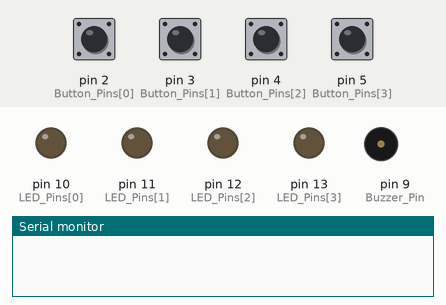
This sketch was run on a simulated Arduino Uno, built with avr-gcc and run on an emulated ATmega328P. On the bench: output pins drawn as LEDs (lit = HIGH), buzzer (waves = sounding), the last lines printed to the serial monitor. Inputs (shaded band) come from the test bench; at power-on: pin 2 (Button_Pins[0]), pin 3 (Button_Pins[1]), pin 4 (Button_Pins[2]), pin 5 (Button_Pins[3]) LOW. Random numbers use the default seed unless the sketch sets one.

Above: at 0.1 s.
At 0.57 s:
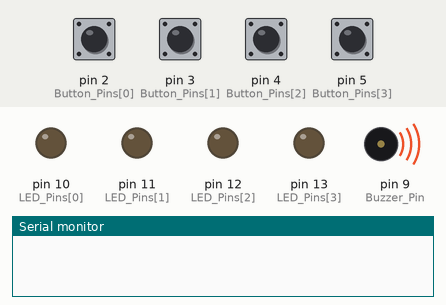
At 1.5 s:
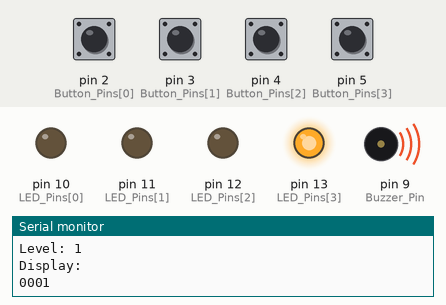
At 2.0 s:
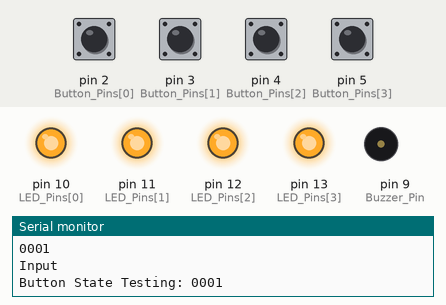
Timing chart, 0 to 3.5 s (numbered marks = the images above):
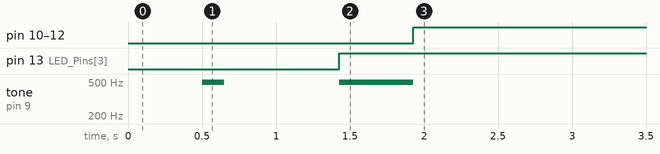

The sketch:

Simon_Game.ino
```cpp
const int Button_Pins[] = {2,3,4,5};    //Pushbutton pins
const int LED_Pins[] =  {10,11,12,13};  // LED pins
const int Buzzer_Pin = 9;               //Buzzer pin

const char Notes[] = {"cegb"};

int Button_State[] = {0, 0, 0, 0};
int Previous_Button_State[] = {0, 0, 0, 0};
int level = 1; //Initialises the current level (and associated code sequence)


void setup()
{
  for(int x = 0; x < 4; x++)
  {
    // Set up the pushbutton pins to be an input:
    pinMode(Button_Pins[x], INPUT);

    // Set up the LED pins to be an ouput
    pinMode(LED_Pins[x], OUTPUT);
  }

  // Set up the Buzzer pin as an output
  pinMode(Buzzer_Pin, OUTPUT);

  // Initialises the serial communication.
  Serial.begin(9600);
}


void loop()
{
  int Random_Array[100]; // Initialises the random array with a defining limit of 100 levels
  int Delay_Time = 500;
  int Button_State_Test[] = {0,0,0,0};
  int error_made = 0;


  // Begin
  delay(500);
  char levels[] = "b";
  for (int i = 0; i < level; i++)
  {
    tone(Buzzer_Pin, frequency(levels[0]), 150);
    delay(300);
  }
  delay(500);

  // Generate the random code
  Serial.print("Generate: ");
  Serial.println();
  Serial.print("Level: ");
  Serial.print(level);
  Serial.println();


  for(int x = 0; x < level; x++)
  {
    Random_Array[x] = random(4);
  }
  Serial.println();


  // Display the random code
  Serial.print("Display: ");
  Serial.println();
  for(int x = 0; x < level; x++)
  {
    delay(Delay_Time/4);
    for(int y = 0; y < 4; y++)
    {
      if(Random_Array[x] == y)
      {
        Button_State[y] = 1;
      }
      else
      {
        Button_State[y] = 0;
      }
    }
    LED_Update();
    Play_Tone();
    Serial_State();
    Button_State_Update();
    Button_State_Change();
    delay(Delay_Time);
    LED_Update();
  }

  Button_State_Update();
  LED_Update();


  // Input and comparison to random code
  Serial.print("Input");
  Serial.println();
  for(int x = 0; x < level; x++)
  {
    Serial.print("Button State Testing: ");
    for(int y = 0; y < 4; y++)
    {
      if(Random_Array[x] == y)
      {
        Button_State_Test[y] = 1;
      }
      else
      {
        Button_State_Test[y] = 0;
      }
      Serial.print(Button_State_Test[y]);
    }
    Serial.println();


    // Waiting for a state transition
    while(State_Change_Check() != 2)
    {}

    Button_State_Update();
    LED_Update();

    while(State_Change_Check() != 1)
    {}

    LED_Update();
    Play_Tone();

    Serial.print("State_Change");
    Serial_State();
    Serial.println();

    // Check if correct state input

    for(int y = 0; y < 4; y++)
    {
      if(Button_State_Test[y] != Button_State[y])
      {
        error_made = 1;
        error();
        break;
      }
    }
  }
  if(error_made == 0)
  {
    level_up();
  }
}


void level_up()
{
  while(State_Change_Check() != 2)
  {}
  Button_State_Update();
  LED_Update();


  Serial.println();
  Serial.print("Level Up");
  Serial.println();
  level++;

/*  int songLength = 18;
  char notes[] = "cdfda ag cdfdg gf ";
  int beats[] = {1,1,1,1,1, 1, 4,4,2,1,1,1,1,1,1,4,4,2};
  int tempo = 150;
*/
  int songLength = 8;
  char notes[] = "cdfda ag";
  int beats[] = {1,1,1,1,1, 1, 4,4};
  int tempo = 150;


  int i, duration;

  for (i = 0; i < songLength; i++) // step through the song arrays
  {
    duration = beats[i] * tempo;  // length of note/rest in ms

    if (notes[i] == ' ')          // is this a rest?
    {
      delay(duration);            // then pause for a moment
    }
    else                          // otherwise, play the note
    {
      tone(Buzzer_Pin, frequency(notes[i]), duration);
      delay(duration);            // wait for tone to finish
    }
    delay(tempo/10);              // brief pause between notes
  }
}

void error()
{
  while(State_Change_Check() != 2)
  {}
  Button_State_Update();
  LED_Update();

  level = 1;

  int songLength = 7;
  char notes[] = "bagfedcba";
  int beats[] = {4,3,3,2,2,1,1}; //{1,1,2,2,3,3,4};
  int tempo = 50;

  int i, duration;

  for (i = 0; i < songLength; i++) // step through the song arrays
  {
    duration = beats[i] * tempo;  // length of note/rest in ms

    if (notes[i] == ' ')          // is this a rest?
    {
      delay(duration);            // then pause for a moment
    }
    else                          // otherwise, play the note
    {
      tone(Buzzer_Pin, frequency(notes[i]), duration);
      delay(duration);            // wait for tone to finish
    }
    delay(tempo/10);              // brief pause between notes
  }

}

int Generate_Code(int length)
{
  int index;
  int delayTime;

  // The random() function will return a semi-random number each
  // time it is called. See http://arduino.cc/en/Reference/Random
  // for tips on how to make random() even more random.

  index = random(4);	// pick a random number between 0 and 3
  delayTime = 100;
}


void Play_Tone()
{
  int duration = 500;

  tone(Buzzer_Pin, Sound_Tone(), duration);
}

int Sound_Tone()
{
  for(int x = 0; x < 4; x++)
  {
    if(Button_State[x] == 1)
    {
      return(frequency(Notes[x]));
    }
  }
}


void Button_State_Update()
{
  for(int x = 0; x < 4; x++)
  {
    Button_State[x] = 1 - digitalRead(Button_Pins[x]); // Hardware button press = LOW, Software button press = HIGH
  }
}


int State_Change_Check() //Determines if a state transition has occured (0 = no transition, 2 = transition to base state, 1 = transition)
{
  // Get the most recent button states into memory
  Button_State_Update();
  int new_sum = 0;
  int old_sum = 0;
  for(int x = 0; x < 4; x++)
  {
    new_sum += Button_State[x];
    old_sum += Previous_Button_State[x];
  }
  if((new_sum == old_sum) && (new_sum == 0))
  { return(2); }

  for(int x = 0; x < 4; x++)
  {
    if(Button_State[x] != Previous_Button_State[x])
    {
      Button_State_Change();
      return(1);
    }
  }
  return(0);
}


void Button_State_Change()
{
  for(int x = 0; x < 4; x++)
  {
    Previous_Button_State[x] = Button_State[x];
  }
}


void LED_Update()
{
  for(int x = 0; x < 4; x++)
  {
    digitalWrite(LED_Pins[x], Button_State[x]);
  }
}


void Serial_State()
{
  for(int x = 0; x < 4; x++)
  {
    Serial.print(Button_State[x], Button_Pins[x]);
  }
  //     delay(150);

  Serial.println();
}


int frequency(char note)
{
  // This function takes a note character (a-g), and returns the
  // corresponding frequency in Hz for the tone() function.

  int i;
  const int numNotes = 8;  // number of notes we're storing

  // The following arrays hold the note characters and their
  // corresponding frequencies. The last "C" note is uppercase
  // to separate it from the first lowercase "c". If you want to
  // add more notes, you'll need to use unique characters.

  // For the "char" (character) type, we put single characters
  // in single quotes.

  char names[] = { 'c', 'd', 'e', 'f', 'g', 'a', 'b', 'C' };
  int frequencies[] = {262, 294, 330, 349, 392, 440, 494, 523};

  // Now we'll search through the letters in the array, and if
  // we find it, we'll return the frequency for that note.

  for (i = 0; i < numNotes; i++)  // Step through the notes
  {
    if (names[i] == note)         // Is this the one?
    {
      return(frequencies[i]);     // Yes! Return the frequency
    }
  }
  return(0);  // We looked through everything and didn't find it,
              // but we still need to return a value, so return 0.
}
```

Measured:
- by itself, pin 10 (LED_Pins[0]), pin 11 (LED_Pins[1]), pin 12 (LED_Pins[2]): LOW → HIGH at 1.9 s
- by itself, pin 13 (LED_Pins[3]): LOW → HIGH at 1.4 s
- by itself, tone on pin 9 (Buzzer_Pin): silent → 494 Hz at 0.50 s, → silent 0.15 s later, → 494 Hz 0.78 s later, → silent 0.50 s later
